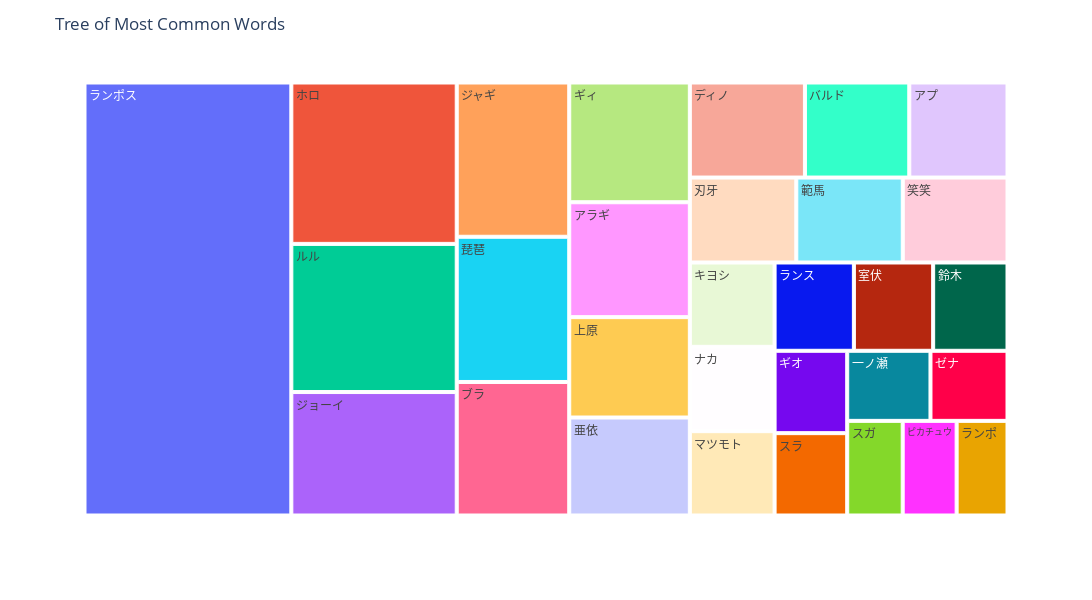

Notebook cell for this chart:
### Code cell
npt.treemap(
    title='Tree of Most Common Words',
    ngram=1,
    top_n=30,
    stopwords=stopwords,
)

### Figure 1 — Plotly figure (JSON) as saved in the notebook; plotly's stock layout.template omitted (floating-point values rounded to 4 significant figures)
{"data": [{"branchvalues": "total", "domain": {"x": [0, 1], "y": [0, 1]}, "hovertemplate": "labels=%{label}<br>word_count=%{value}<br>parent=%{parent}<br>id=%{id}<extra></extra>", "ids": ["アプ", "アラギ", "キヨシ", "ギィ", "ギオ", "ジャギ", "ジョーイ", "スガ", "スラ", "ゼナ", "ディノ", "ナカ", "バルド", "ピカチュウ", "ブラ", "ホロ", "マツモト", "ランス", "ランポ", "ランポス", "ルル", "一ノ瀬", "上原", "亜依", "刃牙", "室伏", "琵琶", "笑笑", "範馬", "鈴木"], "labels": ["アプ", "アラギ", "キヨシ", "ギィ", "ギオ", "ジャギ", "ジョーイ", "スガ", "スラ", "ゼナ", "ディノ", "ナカ", "バルド", "ピカチュウ", "ブラ", "ホロ", "マツモト", "ランス", "ランポ", "ランポス", "ルル", "一ノ瀬", "上原", "亜依", "刃牙", "室伏", "琵琶", "笑笑", "範馬", "鈴木"], "name": "", "parents": ["", "", "", "", "", "", "", "", "", "", "", "", "", "", "", "", "", "", "", "", "", "", "", "", "", "", "", "", "", ""], "type": "treemap", "values": [64, 95, 49, 99, 41, 119, 140, 36, 41, 37, 75, 49, 68, 35, 103, 183, 49, 48, 33, 614, 168, 40, 83, 81, 62, 48, 112, 61, 62, 45]}], "layout": {"height": 600, "legend": {"tracegroupgap": 0}, "margin": {"t": 60}, "title": {"text": "Tree of Most Common Words"}, "width": 1300}}
